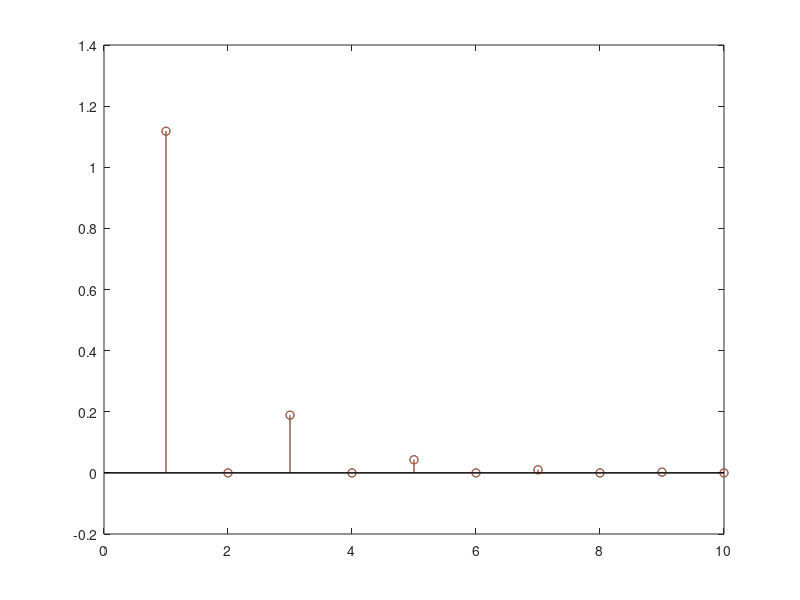
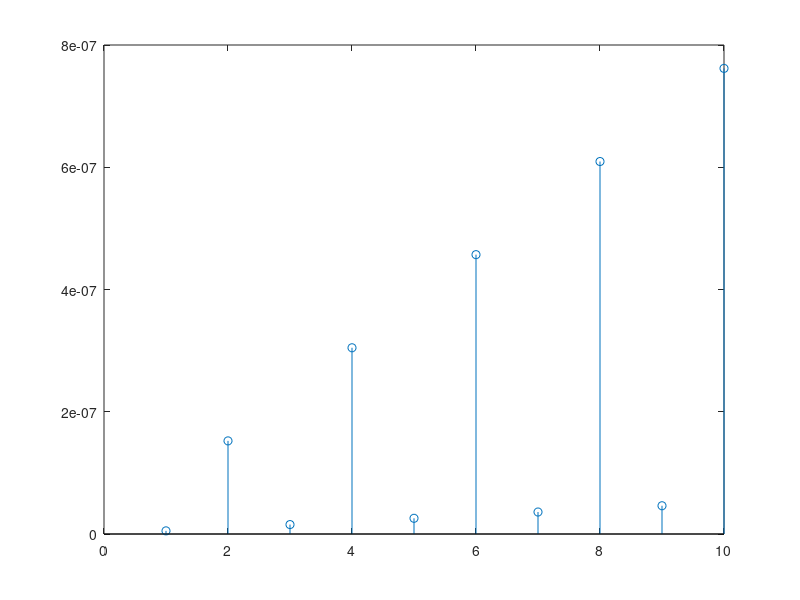

These figures' MATLAB source, in order:
clc; clear; close all;

n_array = 1:10;
mid_term = zeros(size(n_array));
rhs_term = zeros(size(n_array));
gamma = 2;

for idx = 1:length(n_array)
    
    n = n_array(idx);

    % Middle term
    psi = 0:0.01:2*pi;

    integrand = tanh(gamma*sin(psi)).*sin(n*psi);
    integral = trapz(psi, integrand);
    mid_term(idx) = (1/pi)*integral;

    % Right hand term
    psi = 0:0.01:pi;
    integrand = tanh(gamma*sin(psi)).*sin(n*psi);
    integral = trapz(psi, integrand);
    rhs_term(idx) = (2/pi)*integral;
    
end

error = abs(rhs_term - mid_term);

figure;
stem(rhs_term);
hold on;
stem(mid_term);

figure;
stem(error)
